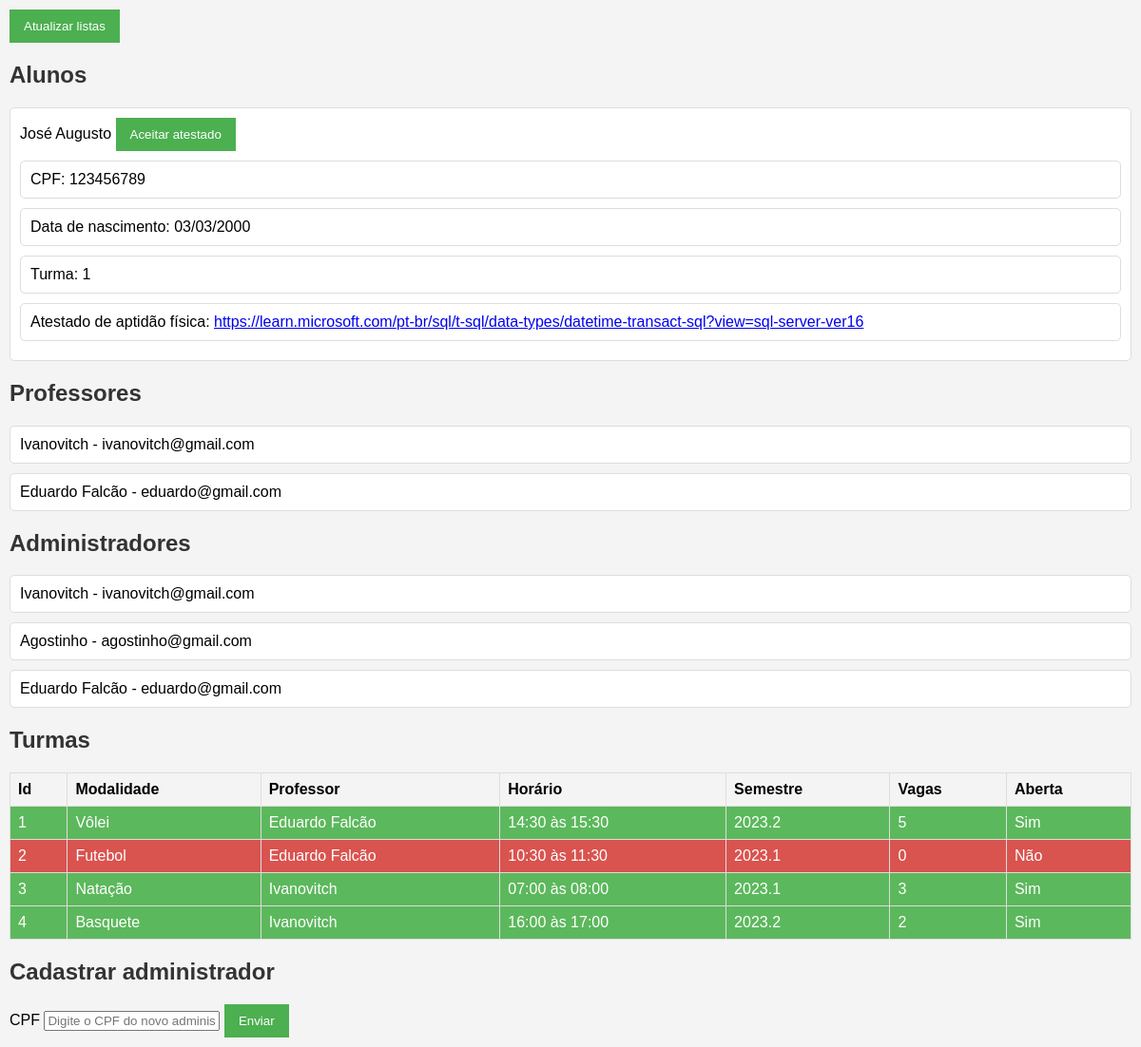
The app's page /administrador/, older data.
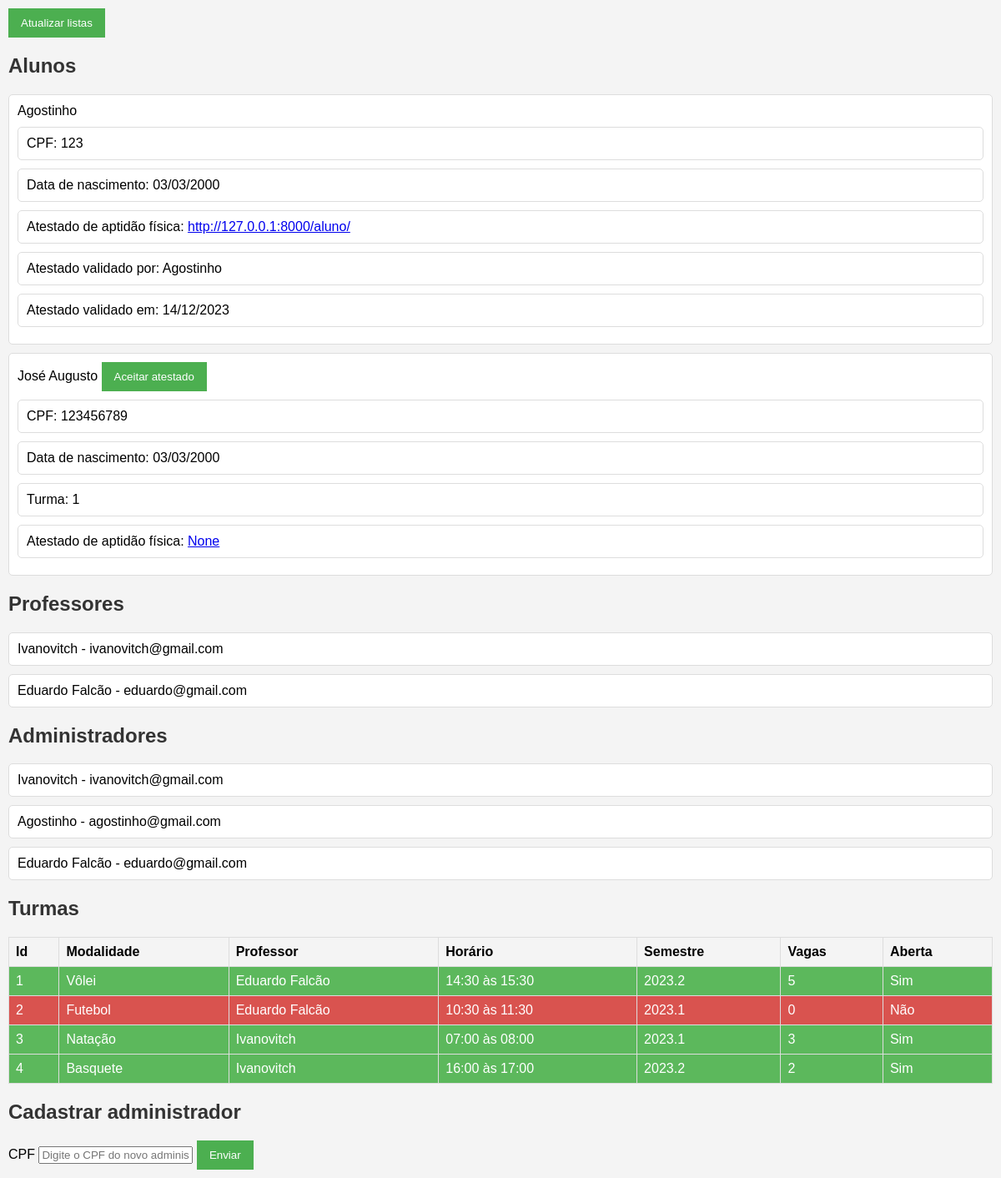
The same page, newer data.
### my_app/models.py (models this page shows)
class Usuario(models.Model):
    cpf = models.IntegerField(primary_key=True)
    email = models.CharField(max_length=255, unique=True)
    nome = models.CharField(max_length=255)
    senha = models.CharField(max_length=255)
    nascimento = models.DateTimeField()

class Aluno(models.Model):
    user_cpf = models.OneToOneField(Usuario, default=123456789, on_delete=models.CASCADE, primary_key=True)
    atestado_apt = models.CharField(max_length=255, null=True, help_text='Link para o documento')
    atestado_apt_validado_por = models.ForeignKey('Administrador', null=True, on_delete=models.SET_NULL)
    atestado_apt_validado_em = models.DateTimeField(null=True)
    atestado_apt_esperando_validacao = models.BooleanField(default=False)
    turma_id = models.ForeignKey('Turma', null=True, on_delete=models.SET_NULL)

### my_app/views.py (the view, shortened to what this page needs)
class Admin(View):
  template_name = 'adm_inicial'
  template_file = 'admin.html'
  def verificaValidadoEm(self, aluno):
      if aluno.atestado_apt_validado_em:
          return aluno.atestado_apt_validado_em.strftime('%d/%m/%Y')
      else:
          return None
  def verificaValidadoPor(self, aluno):
      if aluno.atestado_apt_validado_por:
          return aluno.atestado_apt_validado_por.user_cpf.nome
      else:
          return None
  def get(self, request, *args, **kwargs):
      try:
        form = FormCPF()
        alunos = Aluno.objects.select_related('user_cpf').all()
        professores = Professor.objects.select_related('user_cpf').all()
        admins = Administrador.objects.select_related('user_cpf').all()
        leciona = Leciona.objects.select_related('turma_id').all()
        alunos_data = [{'nome': aluno.user_cpf.nome,
                        'email': aluno.user_cpf.email,
                        'cpf': aluno.user_cpf.cpf,
                        'atestado': aluno.atestado_apt,
                        'turma': aluno.turma_id.id if aluno.turma_id else None,
                        'validado_por': self.verificaValidadoPor(aluno),
                        'validado_em': self.verificaValidadoEm(aluno),
                        'nascimento': aluno.user_cpf.nascimento.strftime('%d/%m/%Y')
                      } for aluno in alunos]
        professores_data = [{'nome': prof.user_cpf.nome,
                             'email': prof.user_cpf.email,
                             'cpf': prof.user_cpf.cpf
                            } for prof in professores]
        admins_data = [{'nome': admin.user_cpf.nome,
                        'email': admin.user_cpf.email,
                        'cpf': admin.user_cpf.cpf
                      } for admin in admins]
        turmas_data = [{'id': lec.turma_id.id,
                        'modalidade': lec.turma_id.modalidade,
                        'professor': lec.prof_cpf.user_cpf.nome,
                        'horario': lec.turma_id.horario,
                        'semestre': lec.turma_id.semestre,
                        'vagas': lec.turma_id.vagas,
                        'is_open': lec.turma_id.is_open
                      } for lec in leciona]
        return render(request, self.template_file, {'alunos': alunos_data,
                                              'professores': professores_data,
                                              'admins': admins_data,
                                              'turmas': turmas_data,
                                              'formulario': form
                                            })
      except Exception as e:
            return JsonResponse({'error': str(e)}, status=500)

### my_app/forms.py
class FormCPF(forms.Form):
    cpf = forms.CharField(
        label='CPF',
        max_length=14,
        widget=forms.TextInput(attrs={
            'title': 'Informe o CPF de um usuário.',
            'placeholder': 'Digite o CPF do novo administrador',
            'id': 'cpf-input'
        })
    )

### my_app/templates/admin.html (shortened to what the changed rows need)
<!DOCTYPE html>
<html>
<head>
</head>
<body>
    <h2>Alunos</h1>
    {% if alunos %}
        {% if alunos|length > 0 %}
            <ul id="lista-alunos">
                {% for aluno in alunos %}
                    <li id="{{ aluno.cpf }}">
                        <div class="aceitar-atestado">
                            {{ aluno.nome }}
                            {% if not aluno.validado_em %}
                                {% with aluno_cpf=aluno.cpf %}
                                    <button onclick="aceitarAtestado('{{ aluno_cpf }}')" type="button">Aceitar atestado</button>
                                {% endwith %}
                            {% endif %}
                        </div>
                        <ul>
                            <li>CPF: {{ aluno.cpf }}</li>
                            <li>Data de nascimento: {{ aluno.nascimento }}</li>
                            {% if aluno.turma %}
                                <li>Turma: {{ aluno.turma }}</li>
                            {% endif %}
                                <li>Atestado de aptidão física: <a href="{{ aluno.atestado }}" target="_blank" rel="noopener noreferrer">{{ aluno.atestado }}</a></li>
                            {% if aluno.validado_por and aluno.validado_em %}
                                <li>Atestado validado por: {{ aluno.validado_por }}</li>
                            {% endif %}
                            {% if aluno.validado_em %}
                                <li>Atestado validado em: {{ aluno.validado_em }}</li>
                            {% endif %}
                        </ul>
                    </li>
                {% endfor %}
            </ul>
        {% else %}
            <p>Não há alunos cadastrados.</p>
        {% endif %}
    {% else %}
            <p>Não foi possível carregar os alunos.</p>
    {% endif %}
    <h2>Professores</h1>
    {% if professores %}
        {% if professores|length > 0 %}
            <ul id="lista-professores">
                {% for professor in professores %}
                    <li id="{{ professor.cpf }}">{{ professor.nome }} - {{ professor.email }}</li>
                {% endfor %}
            </ul>
        {% else %}
            <p>Não há professores cadastrados.</p>
        {% endif %}
    {% else %}
            <p>Não foi possível carregar os professores.</p>
    {% endif %}
    <h2>Administradores</h2>
    {% if admins %}
        {% if admins|length > 0 %}
            <ul id="lista-admins">
                {% for admin in admins %}
                    <li id="{{ admin.cpf }}">{{ admin.nome }} - {{ admin.email }}</li>
                {% endfor %}
            </ul>
        {% else %}
            <p>Não há administradores cadastrados.</p>
        {% endif %}
    {% else %}
            <p>Não foi possível carregar os administradores.</p>
    {% endif %}
    <h2>Turmas</h2>
    {% if turmas %}
        {% if turmas|length > 0 %}
            <table class="lista-turmas" style="border: 1px solid black;">
                <thead>
                    <tr>
                        <th>Id</th>
                        <th>Modalidade</th>
                        <th>Professor</th>
                        <th>Horário</th>
                        <th>Semestre</th>
                        <th>Vagas</th>
                        <th>Aberta</th>
                    </tr>
                </thead>
                <tbody>
                    {% for turma in turmas %}
                        <tr
                            id="{{ turma.id }}"
                            class= "{% if turma.is_open %}open{% else %}closed{% endif %}"
                        >
                        </tr>
                    {% endfor %}
                </tbody>
            </table>
        {% else %}
            <p>Não há turmas cadastradas.</p>
        {% endif %}
    {% else %}
            <p>Não foi possível carregar as turmas.</p>
    {% endif %}
    <h2>Cadastrar administrador</h2>
    <form method="post">
        {{ formulario.cpf.label }}
        {{ formulario.cpf }}
        <button type="submit">Enviar</button>
    </form>
</body>
</html>

Row changes from the older to the newer data that the page shows:
no longer on this page (row edited): Aluno: atestado "https://learn.microsoft.com/pt-br/sql/t-sql/data-types/datetime-transact-sql?view=sql-server-ver16"
added Aluno: atestado "http://127.0.0.1:8000/aluno/"
Text that changed along with them:
new list line: "Agostinho Agostinho"
new list line: "CPF: 123 Data de nascimento: 03/03/2000 Atestado de aptidão física: Atestado validado por: Atestado validado em: 14/12/2023"
new list line: "José Augusto"
new list line: "Aceitar atestado CPF: 123456789 Data de nascimento: 03/03/2000 Turma: 1 Atestado de aptidão física: None"
list line gone: "José Augusto"
list line gone: "Aceitar atestado CPF: 123456789 Data de nascimento: 03/03/2000 Turma: 1 Atestado de aptidão física:"
